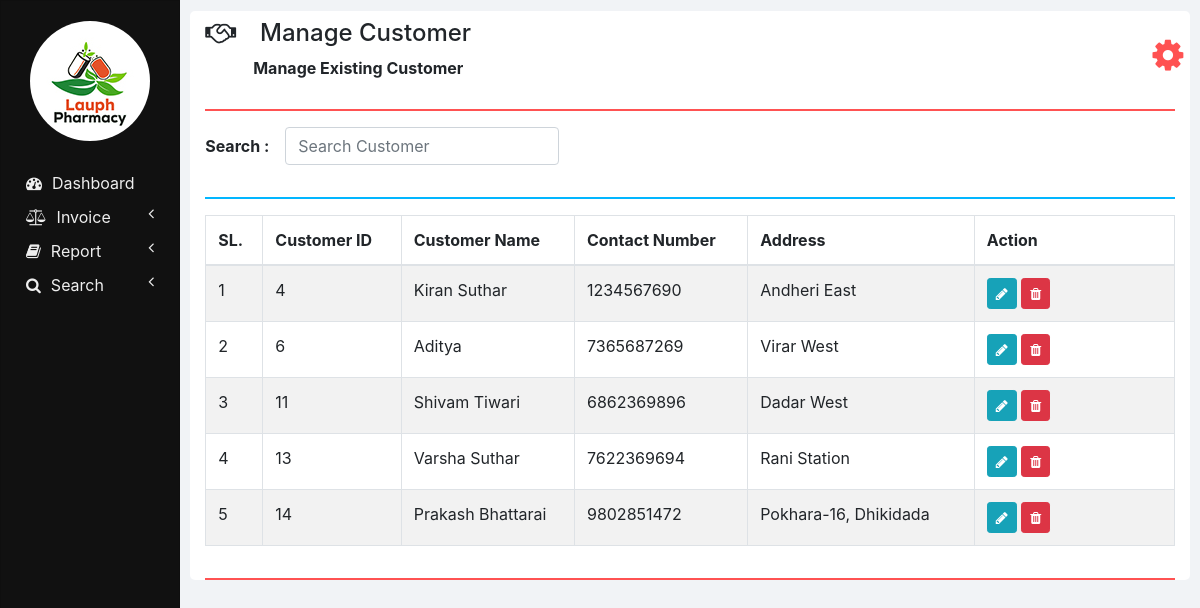
/manage_customer.php, run on an earlier commit of the app's database.
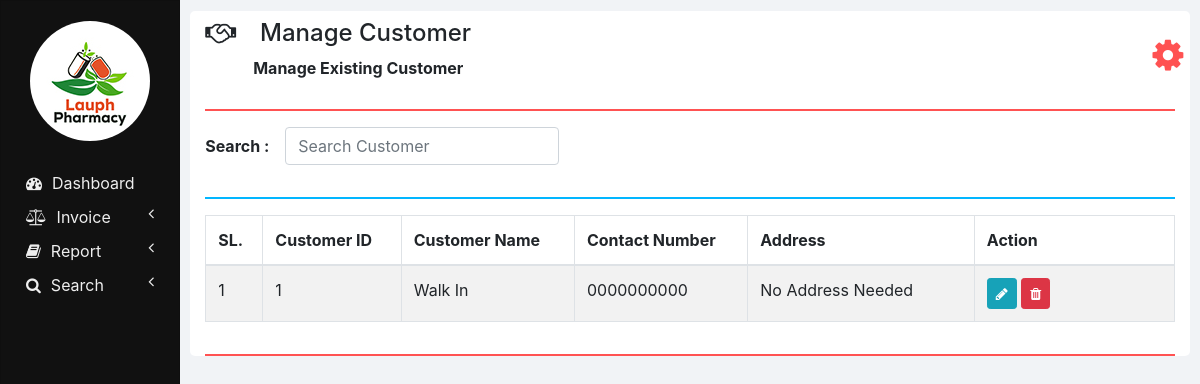
And on a later commit of the database.
### tables this page shows
CREATE TABLE `customers` (
  `ID` int(11) NOT NULL,
  `NAME` varchar(20) NOT NULL,
  `CONTACT_NUMBER` varchar(10) NOT NULL,
  `ADDRESS` varchar(100) NOT NULL
);

### php/manage_customer.php (the view, shortened to what this page needs)
<?php
  function showCustomers($id) {
    require "db_connection.php";
    if($con) {
      $seq_no = 0;
      $query = "SELECT * FROM customers";
      $result = mysqli_query($con, $query);
      while($row = mysqli_fetch_array($result)) {
        $seq_no++;
        if($row['ID'] == $id)
          showEditOptionsRow($seq_no, $row);
        else
          showCustomerRow($seq_no, $row);
      }
    }
  }
  function showCustomerRow($seq_no, $row) {
    ?>
    <tr>
      <td><?php echo $seq_no; ?></td>
      <td><?php echo $row['ID'] ?></td>
      <td><?php echo $row['NAME']; ?></td>
      <td><?php echo $row['CONTACT_NUMBER']; ?></td>
      <td><?php echo $row['ADDRESS']; ?></td>
      <td>
        <button href="" class="btn btn-info btn-sm" onclick="editCustomer(<?php echo $row['ID']; ?>);">
          <i class="fa fa-pencil"></i>
        </button>
        <button class="btn btn-danger btn-sm" onclick="deleteCustomer(<?php echo $row['ID']; ?>);">
          <i class="fa fa-trash"></i>
        </button>
      </td>
    </tr>
    <?php
  }
  ?>

### manage_customer.php (shortened to what this page needs)
<!DOCTYPE html>
<html lang="en" dir="ltr">
<head>
  <link rel="stylesheet" href="bootstrap/css/bootstrap.min.css">
  <link rel="stylesheet" href="https://use.fontawesome.com/releases/v5.3.1/css/all.css">
  <link rel="stylesheet" href="https://cdnjs.cloudflare.com/ajax/libs/font-awesome/4.7.0/css/font-awesome.min.css">
  <link rel="stylesheet" href="css/sidenav.css">
  <link rel="stylesheet" href="css/home.css">
</head>
<body style="max-height: 100%;">
  <?php include("sections/sidenav.php"); ?>
  <div class="container-fluid">
    <div class="container">
      <?php
      require "php/header.php";
      createHeader('handshake', 'Manage Customer', 'Manage Existing Customer');
      ?>
      <div class="row">
        <div class="col-md-12 form-group form-inline">
          <label class="font-weight-bold" for="">Search :&emsp;</label>
          <input type="text" class="form-control" id="" placeholder="Search Customer" onkeyup="searchCustomer(this.value);">
        </div>
        <div class="col col-md-12">
          <hr class="col-md-12" style="padding: 0px; border-top: 2px solid  #02b6ff;">
        </div>
        <div class="col col-md-12 table-responsive">
          <div class="table-responsive">
            <table class="table table-bordered table-striped table-hover">
              <thead>
                <tr>
                  <th style="width: 2%;">SL.</th>
                  <th style="width: 10%;">Customer ID</th>
                  <th style="width: 13%;">Customer Name</th>
                  <th style="width: 13%;">Contact Number</th>
                  <th style="width: 17%;">Address</th>
                  <th style="width: 15%;">Action</th>
                </tr>
              </thead>
              <tbody id="customers_div">
                <?php
                require 'php/manage_customer.php';
                showCustomers(0);
                ?>
              </tbody>
            </table>
          </div>
        </div>
      </div>
      <hr style="border-top: 2px solid #ff5252;">
    </div>
  </div>
</body>
</html>

### sections/sidenav.php (shortened to what this page needs)
<div class="sidenav">
  <div class="card">
    <div class="card-body">
      <div class="logo">
        <img src="images/prof.jpg" class="profile" />
      </div>
      <div class="main-menu-item">
        <a href="home.php"><i class="fa fa-dashboard"></i><span>Dashboard</span></a>
      </div>
      <div id="first" class="main-menu-item" onclick="showhide(this.id);">
        <a href="#">
          <i class="fa fa-balance-scale"></i><span>Invoice</span>
          <span class="pull-right-container">
            <i class="fa fa-angle-left pull-right"></i>
          </span>
        </a>
      </div>
      <div id="sixth" class="main-menu-item" onclick="showhide(this.id);">
        <a href="#">
          <i class="fa fa-book"></i><span>Report</span>
          <span class="pull-right-container">
            <i class="fa fa-angle-left pull-right"></i>
          </span>
        </a>
      </div>
      <div id="seventh" class="main-menu-item" onclick="showhide(this.id);">
        <a href="#">
          <i class="fa fa-search"></i><span>Search</span>
          <span class="pull-right-container">
            <i class="fa fa-angle-left pull-right"></i>
          </span>
        </a>
      </div>
    </div>
  </div>
</div>

### php/header.php
<?php
  function createHeader($icon, $heading, $sub_heading) {
    echo '
    <section class="row content-header">
      <div class="header-title col-md-11">
        <p class="h4 pt-2"><i class="fa fa-'.$icon.'"></i>&emsp;'.$heading.'</p>
        &emsp;&emsp;&emsp;<small class="font-weight-bold h6">'.$sub_heading.'</small>
      </div>
      <div class="col-md-1 user_options">
        <button class="col col-md-1 m-3" onclick="showOptions();">
          <i class="fa fa-gear"></i>
        </button>
        <div id="mark"><i class="fa fa-play fa-rotate-270"></i></div>
        <ul id="options" class="options list-unstyled" style="display: none;">
          <li>
            <a href="my_profile.php"><i class="fa fa-user"></i><span>My Profile</span></a>
          </li>
          <li>
            <a href="change_password.php"><i class="fa fa-edit"></i><span>Change Password</span></a>
          </li>
          <li>
            <a href="logout.php"><i class="fa fa-key"></i><span>Logout</span></a>
          </li>
        </ul>
      </div>
    </section>
    <hr style="border-top: 2px solid #ff5252;">
    ';
  }
?>

### css/sidenav.css (style rules this page uses)
body { background-color: #f1f3f6; }
.sidenav { width: 15%; height: 100vh; background-color: #222222; position: fixed; z-index: 1; flex: 1 0 auto; }
.card { width: 100%; height: 100%; top: 0; border-radius: 0; background-color: #111111; }
.logo .profile { margin-left: 50%; border-radius: 50%; transform: translate(-50%); }
.main-menu-item { padding: 5px 5px; cursor: pointer; }
.main-menu-item > a { color: #eeeeee; text-decoration: none; font-size: 16px; }
.main-menu-item > a > span { margin-left: 10px; }

### css/home.css (style rules this page uses)
html, body { height: 100vh; }
.container-fluid { margin-left: 15%; width: 85%; background: #f1f3f6; padding: 1px 0 0 0; flex: 1 0 auto; }
.container { margin: 0; max-width: 98%; margin: 1%; background-color: #ffffff; border-radius: 5px; }
.user_options button { max-width: 50px; max-height: 50px; font-size: 36px; background-color: #ffffff; color: #ff5252; border: none; outline: none; }

What changed in the data, as far as the page shows it:
removed customers: seq_no "1", ID "4", NAME "Kiran Suthar", CONTACT_NUMBER "1234567690", ADDRESS "Andheri East"
removed customers: seq_no "2", ID "6", NAME "Aditya", CONTACT_NUMBER "7365687269", ADDRESS "Virar West"
removed customers: seq_no "3", ID "11", NAME "Shivam Tiwari", CONTACT_NUMBER "6862369896", ADDRESS "Dadar West"
removed customers: seq_no "4", ID "13", NAME "Varsha Suthar", CONTACT_NUMBER "7622369694", ADDRESS "Rani Station"
removed customers: seq_no "5", ID "14", NAME "Prakash Bhattarai", CONTACT_NUMBER "9802851472", ADDRESS "Pokhara-16, Dhikidada"
added customers: seq_no "1", ID "1", NAME "Walk In", CONTACT_NUMBER "0000000000", ADDRESS "No Address Needed"
